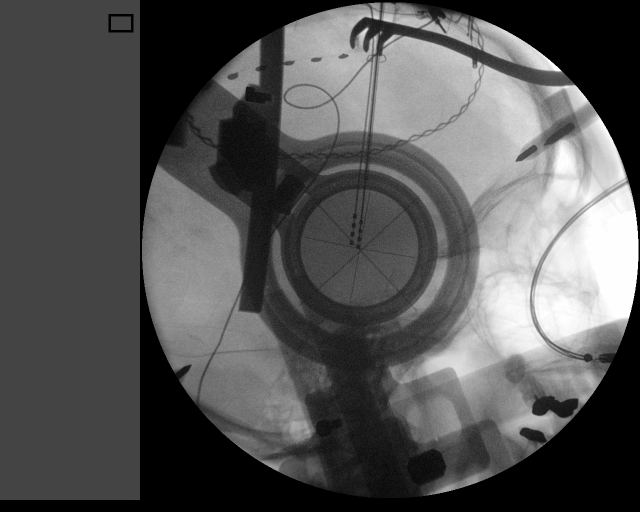
%> input picture data/example/IM-0001-0001.tif, 1280 x 1024 px (shown at 1/2 size)
$ octave project_example.m   (GNU Octave 9; MATLAB toolbox functions it lacks are replaced by stand-ins)
%> lines starting %> are read from the running program, lines starting %| are printed output that depends on the picture
fluoro=imread('C:\Users\wspeier\Documents\GitHub\BE223A_2019\data\example\IM-0001-0001.tif');

figure
imshow(fluoro(:,:,3))
hold on
center=round([size(fluoro,2)/2,size(fluoro,1)/2,10000]);
%> center = [640 512 10000]
plot3(center(1),center(2),center(3),'o')

elecmatrix=[
    465 154 0
    519 135 0
    574 122 0
    632 117 0
    684 110 0];

plot3(elecmatrix(:,1),elecmatrix(:,2),elecmatrix(:,3),'o');

lines=cell(size(elecmatrix,1),1);
for i=1:size(elecmatrix,1)
    lines{i}=zeros(center(3),3);
    for j=1:center(3)
        lines{i}(j,:)=(center(3)-j)/center(3)*center+j/center(3)*elecmatrix(i,:);
    end
    plot3(lines{i}(:,1),lines{i}(:,2),lines{i}(:,3));
end
%> after the loop, lines = 5 items

load('C:\Users\wspeier\Documents\GitHub\BE223A_2019\data\example\hull.mat')
s=6;
rx=pi/2;
ry=pi/2;
rz=0;
t=[center(1) center(2) center(3)/2];
%> t = [640 512 5000]
T=[ 1       0        0        0
    0       cos(rx)  -sin(rx) 0
    0       sin(rx)  cos(rx)  0
    0       0        0        1];
T2=[cos(ry) 0        sin(ry) 0
    0       1        0        0
    -sin(ry) 0        cos(ry)  0
    0       0        0        1];
T3=[cos(rz) -sin(rz) 0        0
    sin(rz) cos(rz)  0        0
    0       0        1        0
    0       0        0        1];
T4=[s       0        0        t(1)
    0       s        0        t(2)
    0       0        s        t(3)
    0       0        0        1];
mask_indices2=[mask_indices,ones(size(mask_indices,1),1)]*T'*T2'*T4';
plot3(mask_indices2(:,1),mask_indices2(:,2),mask_indices2(:,3),'.')
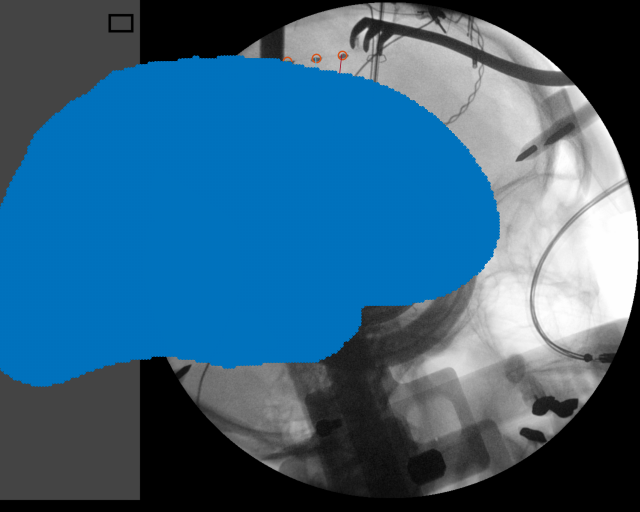
%> figure redrawn from the program's plot data; shown at 1/2 size

point=[660.4 325.2 5353
    636.3 330.5 5404
    609.5 331.9 5383
    584.2 338 5385
    560 348.4 5429];
opoint=[point,ones(size(point,1),1)]*inv(T4')*inv(T2')*inv(T');
%opoint=mask_indices2*inv(T4')*inv(T2')*inv(T');
figure
hold on
plot3(mask_indices(:,1),mask_indices(:,2),mask_indices(:,3),'.')
plot3(opoint(:,1),opoint(:,2),opoint(:,3),'o');
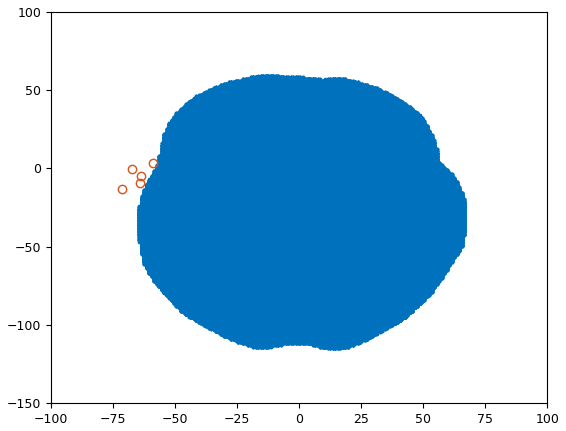
%> figure redrawn from the program's plot data
